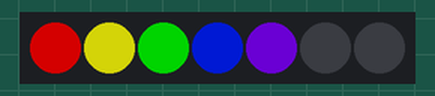
A sketch run on a simulated Arduino Uno, built with avr-gcc and run on an emulated ATmega328P. Shown: 7 RGB LEDs in strip order, left to right. Dim RGB values are drawn brighter than linear.

Above: at 0.05 s.
At 0.57 s:
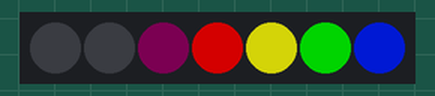
At 1.09 s:
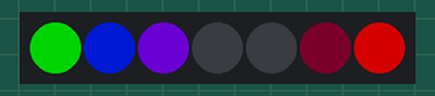
Timing chart, 0 to 40.0 s (numbered marks = the images above):
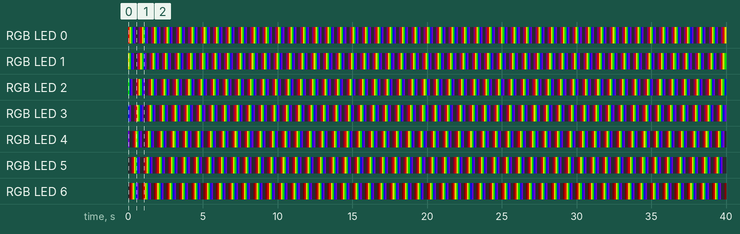

The sketch:

nyanTest.ino
```cpp
#include <Adafruit_NeoPixel.h>
//#include <avr/sleep.h>    // Sleep Modes

#define PIN 3
#define NUM_PXLS 7
#define BRIGHTS 128
// Parameter 1 = number of pixels in strip
// Parameter 2 = Arduino pin number (most are valid)
// Parameter 3 = pixel type flags, add together as needed:
//   NEO_KHZ800  800 KHz bitstream (most NeoPixel products w/WS2812 LEDs)
//   NEO_KHZ400  400 KHz (classic 'v1' (not v2) FLORA pixels, WS2811 drivers)
//   NEO_GRB     Pixels are wired for GRB bitstream (most NeoPixel products)
//   NEO_RGB     Pixels are wired for RGB bitstream (v1 FLORA pixels, not v2)
Adafruit_NeoPixel strip = Adafruit_NeoPixel(NUM_PXLS, PIN, NEO_GRB + NEO_KHZ800);

// IMPORTANT: To reduce NeoPixel burnout risk, add 1000 uF capacitor across
// pixel power leads, add 300 - 500 Ohm resistor on first pixel's data input
// and minimize distance between Arduino and first pixel.  Avoid connecting
// on a live circuit...if you must, connect GND first.


// Change these to set speed (lower is faster)

#define ROTATION_RATE  100

// Change these to be whatever color you want
// Use color picker to come up with hex values
#define FLASH_COLOR   0xFF0000
#define SPIN_COLOR    0xFF0000
#define CYLON_COLOR   0xFF0000

int colorIndex;
int startIndex;

// Define 10 colors here.
// Must be 10 entries.
// Use 0x000000 if you want a blank space.
uint32_t RAINBOW_COLORS[7] = {
  strip.Color(255, 0, 0),  //red
  strip.Color(255, 255, 10),  //yellowish
  strip.Color(0, 255, 0),  //green
  strip.Color(0, 30, 255), //blue
  strip.Color(128, 0, 255),  //purple
  strip.Color(0, 0, 0),
  strip.Color(0, 0, 0)
};


void setup() {
  ADCSRA &= ~(1<<ADEN); //Disable ADC, saves ~230uA
  strip.setBrightness(BRIGHTS);
  strip.begin();
  strip.show(); // Initialize all pixels to 'off'
  startIndex=0;
}

void loop() {
    rainbowChase();
  }

void rainbowChase()
{
  strip.clear();
  strip.show();
  colorIndex = startIndex;
  for (int p=0; p<NUM_PXLS; p++)
  {
    strip.setPixelColor(p, RAINBOW_COLORS[colorIndex]);
    //strip.setPixelColor(p, (0,   0, 127));
    strip.show();
    colorIndex++;
    if (colorIndex>NUM_PXLS)
       colorIndex = 0;
  }
  startIndex++;
  if(startIndex>NUM_PXLS)
      startIndex = 0;
  delay(ROTATION_RATE);
  }
```

Measured:
- by itself, RGB LED 0: repeats every 0.83 s: RGB(128, 128, 5) 0.10 s, RGB(0, 128, 0) 0.10 s, RGB(0, 15, 128) 0.10 s, RGB(64, 0, 128) 0.10 s, off 0.21 s, RGB(3, 0, 3) 0.10 s, RGB(128, 0, 0) 0.10 s
- by itself, RGB LED 1: repeats every 0.83 s: RGB(0, 128, 0) 0.10 s, RGB(0, 15, 128) 0.10 s, RGB(64, 0, 128) 0.10 s, off 0.21 s, RGB(3, 0, 3) 0.10 s, RGB(128, 0, 0) 0.10 s, RGB(128, 128, 5) 0.10 s
- by itself, everything shown: repeats every 0.83 s, in 8 steps
